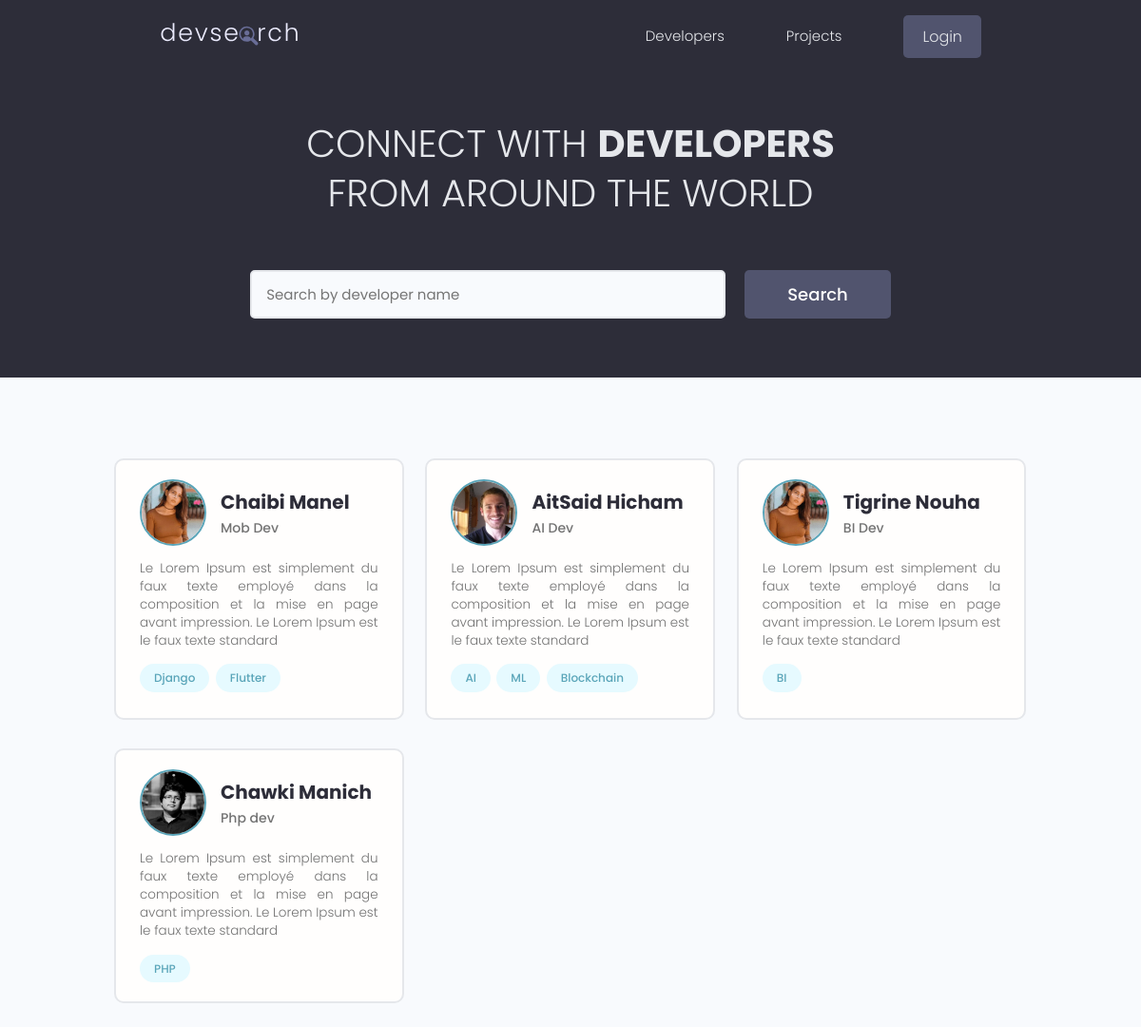
The app's page /, older data.
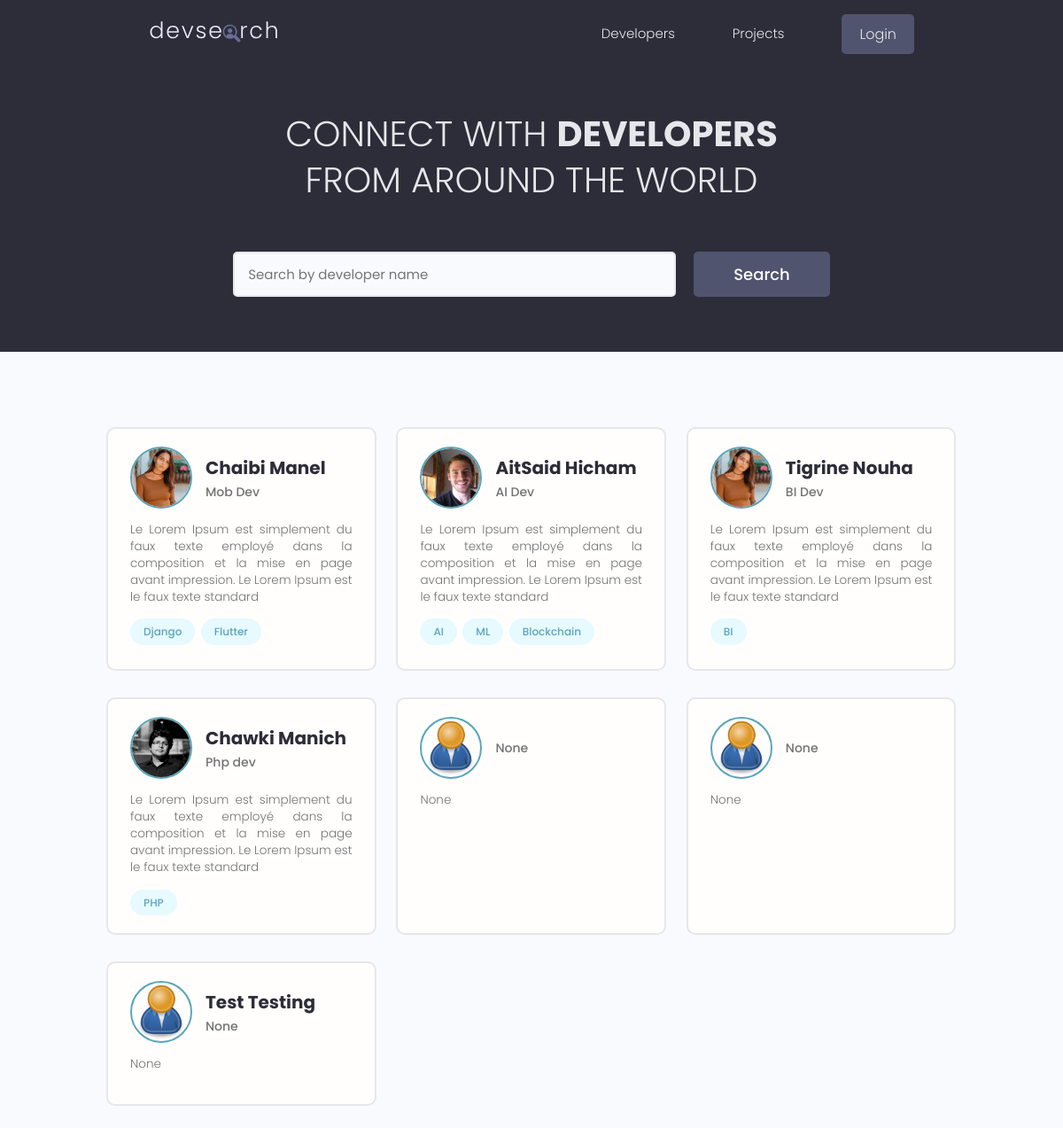
The same page, newer data.
### users/models.py (models this page shows, shortened)
class Profile(models.Model):
    user = models.OneToOneField(
        User, on_delete=models.CASCADE, null=True, blank=True)
    name = models.CharField(max_length=200, blank=True, null=True)
    email = models.EmailField(max_length=500, blank=True, null=True)
    username = models.CharField(max_length=200, blank=True, null=True)
    location = models.CharField(max_length=200, blank=True, null=True)
    short_intro = models.CharField(max_length=200, blank=True, null=True)
    bio = models.TextField(blank=True, null=True)
    profile_image = models.ImageField(
        null=True, blank=True, upload_to='profiles/', default="profiles/user-default.png")
    social_github = models.CharField(max_length=200, blank=True, null=True)
    social_twitter = models.CharField(max_length=200, blank=True, null=True)
    social_linkedin = models.CharField(max_length=200, blank=True, null=True)
    social_youtube = models.CharField(max_length=200, blank=True, null=True)
    social_website = models.CharField(max_length=200, blank=True, null=True)
    created = models.DateTimeField(auto_now_add=True)
    id = models.UUIDField(default=uuid.uuid4, unique=True,
                          primary_key=True, editable=False)

class Skill(models.Model):
    owner = models.ForeignKey(
        Profile, on_delete=models.CASCADE, null=True, blank=True)
    name = models.CharField(max_length=200, blank=True, null=True)
    description = models.TextField(null=True, blank=True)
    created = models.DateTimeField(auto_now_add=True)
    id = models.UUIDField(default=uuid.uuid4, unique=True,
                          primary_key=True, editable=False)
    def __str__(self):
        return str(self.name)

### users/views.py (the view)
# urls.py: path('', views.profiles, name="profiles"),
def profiles(request):
    profiles = Profile.objects.all()
    context = {'profiles': profiles}
    return render(request, 'users/profiles.html', context)

### users/templates/users/profiles.html (shortened to what this page needs)
{% extends 'main.html' %}
{% block content %}
<main class="home">
    <section class="hero-section text-center">
        <div class="container container--narrow">
            <div class="hero-section__box">
                <h2>CONNECT WITH <span>DEVELOPERS</span></h2>
                <h2>FROM AROUND THE WORLD</h2>
            </div>
            <div class="hero-section__search">
                <form class="form" action="#" method="get">
                  <div class="form__field">
                    <input class="input input--text" id="formInput#search" type="text" name="text"
                      placeholder="Search by developer name" />
                  </div>
                  <input class="btn btn--sub btn--lg" type="submit" value="Search" />
                </form>
              </div>
        </div>
    </section>
    <section class="devlist">
        <div class="container">
            <div class="grid grid--three">
                {% for profile in profiles %}
                <div class="column card">
                    <div class="dev">
                        <a href="{% url 'user-profile' profile.id %}" class="card__body">
                            <div class="dev__profile">
                                <img class="avatar avatar--md" src="{{ profile.profile_image.url }}" alt="image" />
                                <div class="dev__meta">
                                    <h3>{{profile.name}}</h3>
                                    <h5>{{profile.short_intro|slice:"60"}}</h5>
                                </div>
                            </div>
                            <p class="dev__info">{{profile.bio|slice:"150"}}</p>
                            <div class="dev__skills">
                                {% for skill in profile.skill_set.all|slice:"5" %}
                                <span class="tag tag--pill tag--main">
                                    <small>{{skill}}</small>
                                </span>
                                {% endfor %}
                            </div>
                        </a>
                    </div>
                </div>
                {% endfor %}
            </div>
        </div>
    </section>
</main>
{% endblock content %}

Row changes from the older to the newer data that the page shows:
added Profile: profile_image (placeholder picture), short_intro "None", bio "None"
added Profile: profile_image (placeholder picture), short_intro "None", bio "None"
added Profile: profile_image (placeholder picture), name "Test Testing", short_intro "None", bio "None"
